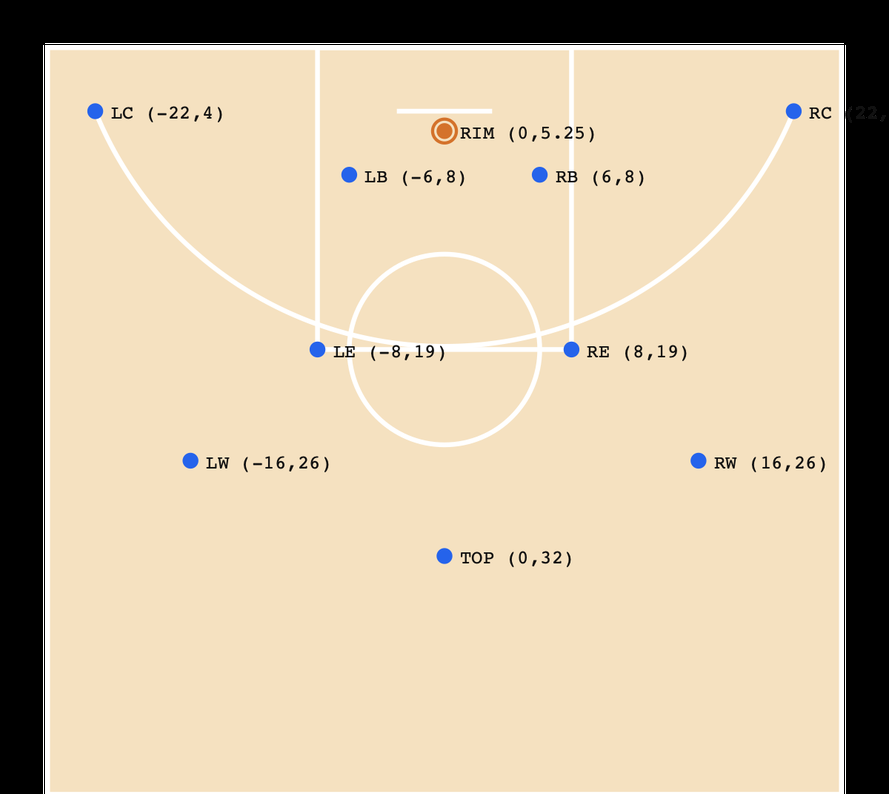
#> input picture play-extraction-poc/data/reference-court.png, 889 x 794 px, shrunk from 1200 x 1071 before the run
$ python -i registration.py   (imports and definitions only)
#> lines starting #> are read from the running program, lines starting #| are printed output that depends on the picture; after the words box and inside, x2 and y2 are one past the last pixel; in counts of white or black regions, pixels touching at a corner belong together
#> further down, picture is the input picture: shape (794, 889, 3); mean B, G, R 165, 191.3, 207.3
"""Court registration: pixel → SVG coordinate transform.

Finds the paint rectangle in the rasterized diagram and uses its four corners
as anchors for a homography matching our viewBox coordinate system:

   Paint corners in SVG (viewBox "-28 -3 56 50"):
       top-left  (-8,  0)      top-right  (8,  0)
       bot-left  (-8, 19)      bot-right  (8, 19)

Once registered, any pixel (px, py) in the image maps to an exact SVG
coordinate via a 3x3 matrix — this is the piece that finally translates
CV's pixel-perfect detections into viewBox coordinates the viewer uses.
"""
from __future__ import annotations

from dataclasses import dataclass
from typing import Optional

import cv2
import numpy as np

# SVG coords for the OUTER COURT RECTANGLE — the painted-court sideline-to-sideline
# rectangle visible as the largest solid rectangle in each diagram. More reliable
# than the paint fiducial because:
#   - drawn consistently in every panel of this book
#   - well-separated from internal features (arrows, arcs, digits)
#   - represents a known, standard basketball-court extent: SVG (-25, 0) to (25, 47)
#
# The book's paint box is NOT drawn at the Motion spec's 16 SVG units wide, so it's
# an unreliable calibration anchor for this source. The outer court rect is.
COURT_RECT_SVG = np.array(
    [
        [-25.0, 0.0],   # top-left (baseline-left, sideline)
        [25.0, 0.0],    # top-right (baseline-right, sideline)
        [25.0, 47.0],   # bottom-right (half-court, sideline)
        [-25.0, 47.0],  # bottom-left
    ],
    dtype=np.float32,
)
# Keep the old names pointing at the active fiducial for back-compat
PAINT_PLUS_ARC_BBOX_SVG = COURT_RECT_SVG
PAINT_CORNERS_SVG = COURT_RECT_SVG


@dataclass
class Registration:
    homography: np.ndarray  # 3x3 pixel → SVG transform
    paint_pixels: np.ndarray  # 4x2 paint corners in pixel space
    confidence: str  # "high" | "medium" | "low"


def find_paint_corners(bgr: np.ndarray) -> Optional[np.ndarray]:
    """Detect the OUTER COURT RECTANGLE corners in pixel space.

    (Function name kept for back-compat — it actually finds the court boundary,
    which maps to SVG (-25, 0) .. (25, 47) — see COURT_RECT_SVG.)

    Returns [top-left, top-right, bottom-right, bottom-left] as a 4x2 float
    array, or None if the court can't be located.
    """
    gray = cv2.cvtColor(bgr, cv2.COLOR_BGR2GRAY)
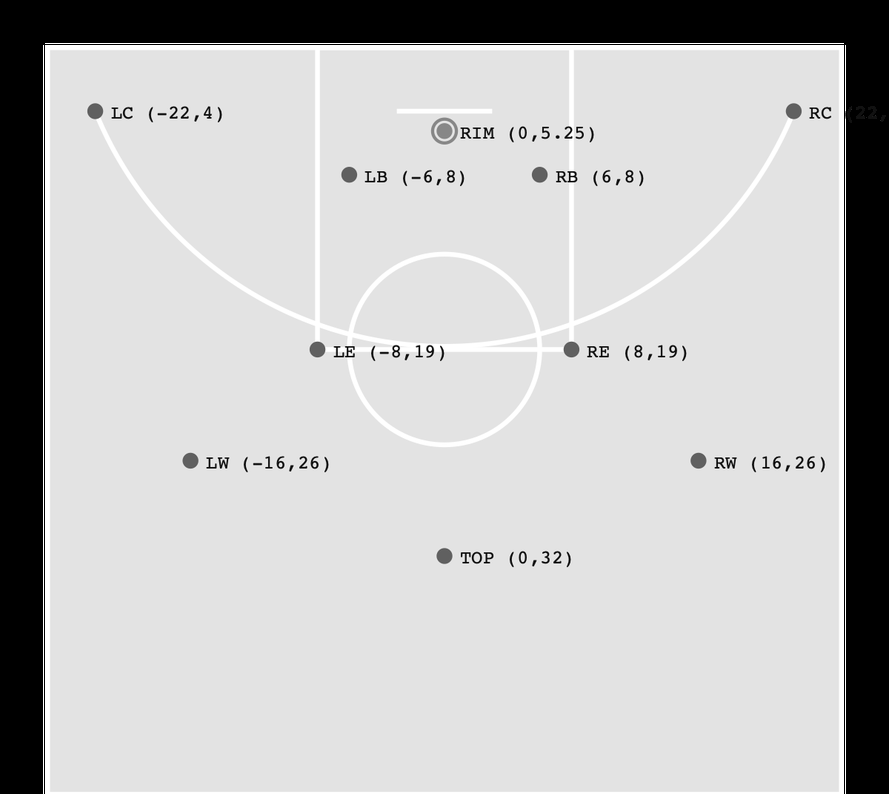
#> gray: shape (794, 889); min 0, max 255, mean 192.9
    h, w = gray.shape
#> h = 794; w = 889
    _, thresh = cv2.threshold(gray, 150, 255, cv2.THRESH_BINARY_INV)
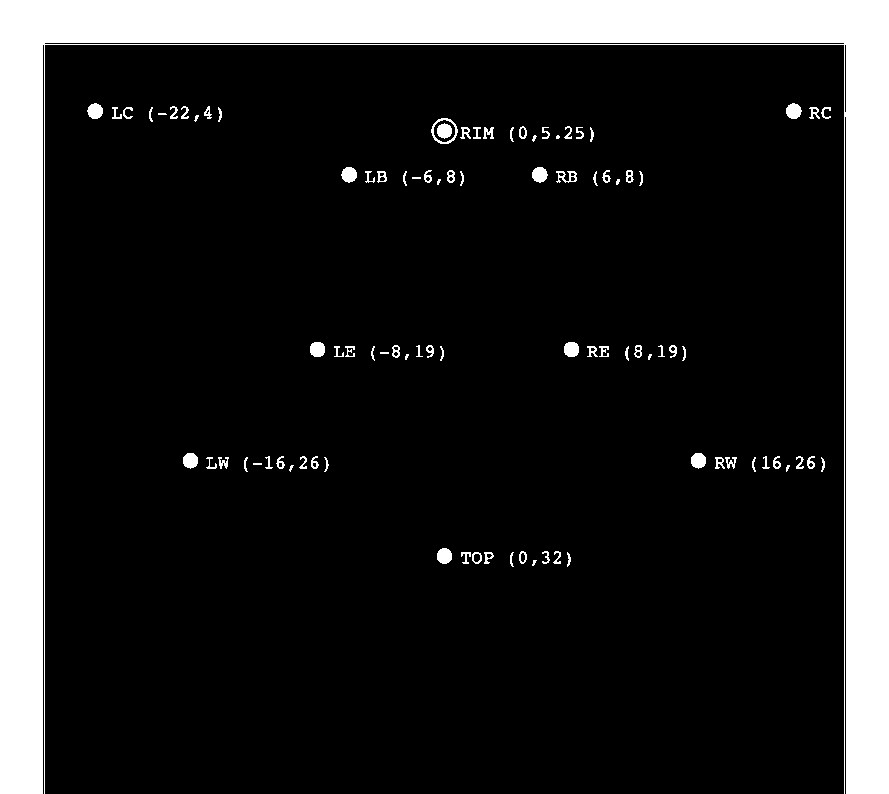
#> thresh: shape (794, 889); 15.7% white; 93 white regions (14 under 20 px)

    contours, _ = cv2.findContours(thresh, cv2.RETR_LIST, cv2.CHAIN_APPROX_SIMPLE)
#> contours = 126 contours, 57 with area under 20; largest, box (x1, y1, x2, y2) and area: (0, 0, 889, 794) 102135, (44, 42, 845, 45) 1598, (431, 118, 458, 144) 503, (433, 119, 456, 143) 390, (437, 548, 452, 564) 172
    image_area = h * w
#> image_area = 705866
    candidates: list[tuple[float, np.ndarray]] = []
    for c in contours:
        peri = cv2.arcLength(c, True)
        if peri < 200:
            continue
        x, y, cw, ch = cv2.boundingRect(c)
        area = cw * ch
        # The court outline fills most of the diagram — expect ≥ 60% of image area
        if area < 0.55 * image_area:
            continue
        # But not the whole image (that would be the image frame, not the court)
        if area > 0.98 * image_area:
            continue
        aspect = cw / ch if ch > 0 else 0
        # Court width 50 SVG, height 47 SVG → aspect ≈ 1.06. Allow slack for cropping.
        if not (0.80 <= aspect <= 1.30):
            continue
        # Must fill the image in both axes — rejects tall/narrow shapes
        if cw < 0.75 * w or ch < 0.75 * h:
            continue
        candidates.append((area, np.array(
            [[x, y], [x + cw, y], [x + cw, y + ch], [x, y + ch]],
            dtype=np.float32,
        )))
#> this loop made 126 passes
#> peri on passes 1 to 12: 15.66, 17.31, 26.73, 25.31, 32.14, 33.31, 41.56, 34.14, 57.31, 51.46, 50.63, 32.73
#> (c, peri) on passes 20, 44: ([[253, 463], [253, 464], [261, 464], [261, 463]], 18), ([[380, 352], [380, 353], [388, 353], [388, 352]], 18)
#> after the loop, candidates = []

    if not candidates:
        return None
    # Largest area wins — the court outline is the biggest filled-rectangle contour
    candidates.sort(key=lambda kv: kv[0], reverse=True)
    return candidates[0][1]


def order_corners(pts: np.ndarray) -> np.ndarray:
    """Sort 4 points as [TL, TR, BR, BL] (image coord system: y↓)."""
    # Sum and diff trick: TL has smallest sum, BR largest sum
    s = pts.sum(axis=1)
    d = np.diff(pts, axis=1).flatten()
    tl = pts[np.argmin(s)]
    br = pts[np.argmax(s)]
    tr = pts[np.argmin(d)]
    bl = pts[np.argmax(d)]
    return np.array([tl, tr, br, bl], dtype=np.float32)


def register_court(bgr: np.ndarray) -> Optional[Registration]:
    """Compute the pixel → SVG homography for this diagram.

    Returns None if the paint cannot be located.
    """
    paint_px = find_paint_corners(bgr)
    if paint_px is None:
        return None
    H, _ = cv2.findHomography(paint_px, PAINT_PLUS_ARC_BBOX_SVG, method=0)
    if H is None:
        return None
    return Registration(homography=H, paint_pixels=paint_px, confidence="high")


def pixel_to_svg(reg: Registration, px: float, py: float) -> tuple[float, float]:
    """Apply the registration homography to a single pixel coordinate."""
    vec = np.array([px, py, 1.0], dtype=np.float32)
    out = reg.homography @ vec
    out /= out[2]
    return float(out[0]), float(out[1])

>>> import cv2
>>> picture = cv2.imread('../../data/reference-court.png')
>>> result = find_paint_corners(picture)
